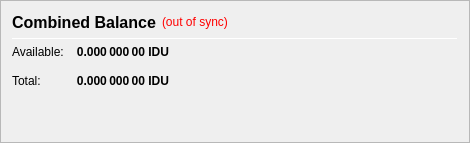
                   <widget class="QFrame" name="frame_CombinedBalances">
                    <property name="minimumSize">
                     <size>
                      <width>470</width>
                      <height>0</height>
                     </size>
                    </property>
                    <property name="frameShape">
                     <enum>QFrame::StyledPanel</enum>
                    </property>
                    <property name="frameShadow">
                     <enum>QFrame::Raised</enum>
                    </property>
                    <layout class="QVBoxLayout" name="verticalLayout_5">
                     <item>
                      <layout class="QHBoxLayout" name="horizontalLayout_5" stretch="0,0,0">
                       <item>
                        <widget class="QLabel" name="label_5z">
                         <property name="minimumSize">
                          <size>
                           <width>0</width>
                           <height>20</height>
                          </size>
                         </property>
                         <property name="font">
                          <font>
                           <pointsize>12</pointsize>
                           <weight>75</weight>
                           <bold>true</bold>
                          </font>
                         </property>
                         <property name="toolTip">
                          <string>Combined Balance (including unconfirmed and immature coins)</string>
                         </property>
                         <property name="text">
                          <string>Combined Balance</string>
                         </property>
                        </widget>
                       </item>
                       <item>
                        <widget class="QLabel" name="labelWalletStatus">
                         <property name="cursor">
                          <cursorShape>WhatsThisCursor</cursorShape>
                         </property>
                         <property name="toolTip">
                          <string>The displayed information may be out of date. Your wallet automatically synchronizes with the INDIUM network after a connection is established, but this process has not completed yet.</string>
                         </property>
                         <property name="styleSheet">
                          <string notr="true">QLabel { color: red; }</string>
                         </property>
                         <property name="text">
                          <string notr="true">(out of sync)</string>
                         </property>
                         <property name="alignment">
                          <set>Qt::AlignLeading|Qt::AlignLeft|Qt::AlignVCenter</set>
                         </property>
                        </widget>
                       </item>
                       <item>
                        <spacer name="horizontalSpacer_1">
                         <property name="orientation">
                          <enum>Qt::Horizontal</enum>
                         </property>
                         <property name="sizeHint" stdset="0">
                          <size>
                           <width>40</width>
                           <height>20</height>
                          </size>
                         </property>
                        </spacer>
                       </item>
                      </layout>
                     </item>
                     <item>
                      <widget class="Line" name="line_CombinedBalance">
                       <property name="minimumSize">
                        <size>
                         <width>0</width>
                         <height>1</height>
                        </size>
                       </property>
                       <property name="maximumSize">
                        <size>
                         <width>16777215</width>
                         <height>1</height>
                        </size>
                       </property>
                       <property name="orientation">
                        <enum>Qt::Horizontal</enum>
                       </property>
                      </widget>
                     </item>
                     <item>
                      <layout class="QGridLayout" name="gridLayout_3">
                       <property name="spacing">
                        <number>12</number>
                       </property>
                       <item row="1" column="0">
                        <widget class="QLabel" name="labelBalanceTextz">
                         <property name="text">
                          <string>Available:</string>
                         </property>
                        </widget>
                       </item>
                       <item row="1" column="1">
                        <widget class="QLabel" name="labelBalancez">
                         <property name="font">
                          <font>
                           <weight>75</weight>
                           <bold>true</bold>
                          </font>
                         </property>
                         <property name="cursor">
                          <cursorShape>IBeamCursor</cursorShape>
                         </property>
                         <property name="toolTip">
                          <string>Your current spendable balance</string>
                         </property>
                         <property name="text">
                          <string notr="true">0.000 000 00 IDU</string>
                         </property>
                         <property name="alignment">
                          <set>Qt::AlignRight|Qt::AlignTrailing|Qt::AlignVCenter</set>
                         </property>
                         <property name="textInteractionFlags">
                          <set>Qt::LinksAccessibleByMouse|Qt::TextSelectableByKeyboard|Qt::TextSelectableByMouse</set>
                         </property>
                        </widget>
                       </item>
                       <item row="2" column="0">
                        <widget class="QLabel" name="labelTotalTextz">
                         <property name="text">
                          <string>Total:</string>
                         </property>
                        </widget>
                       </item>
                       <item row="2" column="1">
                        <widget class="QLabel" name="labelTotalz">
                         <property name="font">
                          <font>
                           <weight>75</weight>
                           <bold>true</bold>
                          </font>
                         </property>
                         <property name="cursor">
                          <cursorShape>IBeamCursor</cursorShape>
                         </property>
                         <property name="toolTip">
                          <string>Total Balance, including all unavailable coins.</string>
                         </property>
                         <property name="text">
                          <string notr="true">0.000 000 00 IDU</string>
                         </property>
                         <property name="alignment">
                          <set>Qt::AlignRight|Qt::AlignTrailing|Qt::AlignVCenter</set>
                         </property>
                         <property name="textInteractionFlags">
                          <set>Qt::LinksAccessibleByMouse|Qt::TextSelectableByKeyboard|Qt::TextSelectableByMouse</set>
                         </property>
                        </widget>
                       </item>
                       <item row="2" column="3">
                        <spacer name="horizontalSpacer_2">
                         <property name="orientation">
                          <enum>Qt::Horizontal</enum>
                         </property>
                         <property name="sizeHint" stdset="0">
                          <size>
                           <width>40</width>
                           <height>20</height>
                          </size>
                         </property>
                        </spacer>
                       </item>
                      </layout>
                     </item>
                     <item>
                      <spacer name="verticalSpacer_1">
                       <property name="orientation">
                        <enum>Qt::Vertical</enum>
                       </property>
                       <property name="sizeHint" stdset="0">
                        <size>
                         <width>20</width>
                         <height>40</height>
                        </size>
                       </property>
                      </spacer>
                     </item>
                    </layout>
                   </widget>
